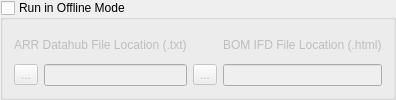
        <widget class="QgsCollapsibleGroupBox" name="gbOfflineMode">
         <property name="title">
          <string>Run in Offline Mode</string>
         </property>
         <property name="checkable">
          <bool>true</bool>
         </property>
         <property name="checked">
          <bool>false</bool>
         </property>
         <property name="collapsed">
          <bool>true</bool>
         </property>
         <property name="saveCollapsedState">
          <bool>false</bool>
         </property>
         <layout class="QVBoxLayout" name="verticalLayout_11">
          <item>
           <layout class="QHBoxLayout" name="horizontalLayout_5">
            <item>
             <layout class="QGridLayout" name="gridLayout_8">
              <item row="1" column="0">
               <widget class="QToolButton" name="btnBrowseARRFile">
                <property name="text">
                 <string>...</string>
                </property>
               </widget>
              </item>
              <item row="1" column="1">
               <widget class="QLineEdit" name="leARRFile"/>
              </item>
              <item row="0" column="0" colspan="2">
               <widget class="QLabel" name="label_23">
                <property name="text">
                 <string>ARR Datahub File Location (.txt)</string>
                </property>
               </widget>
              </item>
              <item row="1" column="2">
               <widget class="QToolButton" name="btnBrowseBOMFile">
                <property name="text">
                 <string>...</string>
                </property>
               </widget>
              </item>
              <item row="1" column="3">
               <widget class="QLineEdit" name="leBOMFile"/>
              </item>
              <item row="0" column="3">
               <widget class="QLabel" name="label_24">
                <property name="text">
                 <string>BOM IFD File Location (.html)</string>
                </property>
               </widget>
              </item>
             </layout>
            </item>
           </layout>
          </item>
         </layout>
        </widget>
